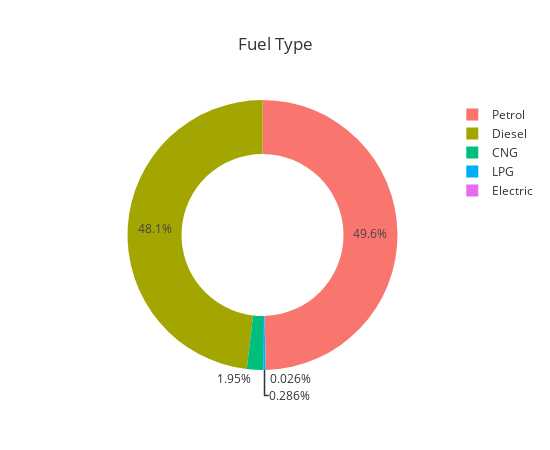

The notebook cell this image was saved under:
### Code cell
fuel_df =df['fuel_type'].value_counts().reset_index()
fuel_df.columns = ['Fuel_type','count']

px.pie(fuel_df,values='count',names='Fuel_type',title='Fuel Type',template='ggplot2',width=550,height=450,hole=.60)

### Figure 1 — Plotly figure (JSON) as saved in the notebook; plotly's stock layout.template omitted (floating-point values rounded to 4 significant figures)
{"data": [{"domain": {"x": [0, 1], "y": [0, 1]}, "hole": 0.6, "hovertemplate": "Fuel_type=%{label}<br>count=%{value}<extra></extra>", "labels": ["Petrol", "Diesel", "CNG", "LPG", "Electric"], "legendgroup": "", "name": "", "showlegend": true, "type": "pie", "values": [7643, 7419, 301, 44, 4]}], "layout": {"height": 450, "legend": {"tracegroupgap": 0}, "title": {"text": "Fuel Type"}, "width": 550}}
